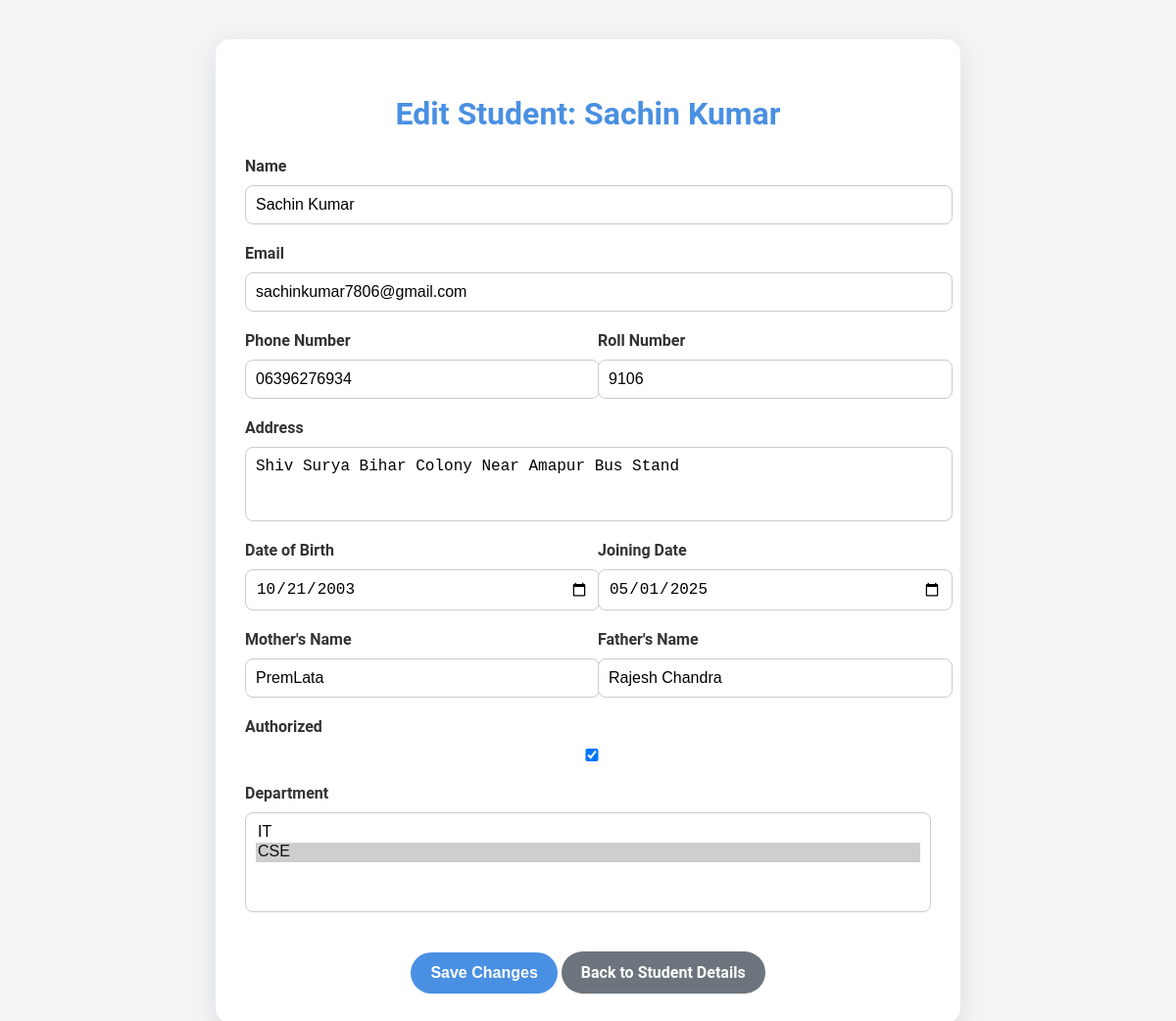
Screenshot of /student/edit/21/ with the database file from the repository.
### app1/models.py (models this page shows, shortened)
class Student(models.Model):
    name = models.CharField(max_length=255)
    email = models.EmailField(max_length=255)
    phone_number = models.CharField(max_length=15)
    face_embedding = models.JSONField(blank=True, null=True)
    authorized = models.BooleanField(default=False)
    roll_no = models.CharField(max_length=20,unique=True)
    address = models.TextField()
    date_of_birth = models.DateField()
    joining_date = models.DateField()
    mother_name = models.CharField(max_length=255)
    father_name = models.CharField(max_length=255)
    department = models.ManyToManyField(Department, related_name="students")

class Department(models.Model):
    name = models.CharField(max_length=255)
    description = models.TextField()

### app1/views.py (the view, shortened to what this page needs)
# urls.py: path('student/edit/<int:pk>/', views.student_edit, name='student-edit'),
def student_edit(request, pk):
    student = get_object_or_404(Student, pk=pk)
    departments = Department.objects.all()
    return render(request, 'student_edit.html', {
        'student': student,
        'departments': departments
    })

### templates/student_edit.html (shortened to what this page needs)
<!DOCTYPE html>
<html lang="en">
<head>
</head>
<body>
    <div class="container">
        <h2>Edit Student: {{ student.name }}</h2>
        <form method="POST">
            <div class="form-group">
                <label>Name</label>
                <input type="text" name="name" value="{{ student.name }}" required>
            </div>
            <div class="form-group">
                <label>Email</label>
                <input type="email" name="email" value="{{ student.email }}" required>
            </div>
            <div class="form-row">
                <div class="form-group">
                    <label>Phone Number</label>
                    <input type="text" name="phone_number" value="{{ student.phone_number }}" required>
                </div>
                <div class="form-group">
                    <label>Roll Number</label>
                    <input type="text" name="roll_no" value="{{ student.roll_no }}" required>
                </div>
            </div>
            <div class="form-group">
                <label>Address</label>
                <textarea name="address" rows="3">{{ student.address }}</textarea>
            </div>
            <div class="form-row">
                <div class="form-group">
                    <label>Date of Birth</label>
                    <input type="date" name="date_of_birth" value="{{ student.date_of_birth|date:'Y-m-d' }}">
                </div>
                <div class="form-group">
                    <label>Joining Date</label>
                    <input type="date" name="joining_date" value="{{ student.joining_date|date:'Y-m-d' }}">
                </div>
            </div>
            <div class="form-row">
                <div class="form-group">
                    <label>Mother's Name</label>
                    <input type="text" name="mother_name" value="{{ student.mother_name }}">
                </div>
                <div class="form-group">
                    <label>Father's Name</label>
                    <input type="text" name="father_name" value="{{ student.father_name }}">
                </div>
            </div>
            <div class="form-group">
                <label>Authorized</label>
                <input type="checkbox" name="authorized" {% if student.authorized %}checked{% endif %}>
            </div>
            <div class="form-group">
                <label>Department</label>
                <select name="department" multiple>
                    {% for dept in departments %}
                        <option value="{{ dept.id }}" {% if dept in student.department.all %}selected{% endif %}>{{ dept.name }}</option>
                    {% endfor %}
                </select>
            </div>
            <div class="actions">
                <button type="submit" class="btn btn-primary">Save Changes</button>
                <a href="{% url 'student-detail' pk=student.pk %}" class="btn btn-secondary">Back to Student Details</a>
            </div>
        </form>
    </div>
</body>
</html>

### templates/student_edit.html (style rules this page uses)
body { font-family: 'Roboto', Arial, sans-serif; background-color: #f3f4f6; margin: 0; padding: 0; }
.container { max-width: 700px; margin: 40px auto; background-color: #fff; padding: 30px; border-radius: 15px; box-shadow: 0 6px 25px rgba(0, 0, 0, 0.1); transition: box-shadow 0.3s ease-in-out; }
h2 { text-align: center; color: #4a90e2; margin-bottom: 25px; font-size: 2rem; }
form { display: flex; flex-direction: column; gap: 20px; }
.form-group { display: flex; flex-direction: column; gap: 10px; }
.form-row { display: flex; gap: 20px; }
.form-row .form-group { flex: 1; }
label { font-weight: 600; color: #333; }
input, textarea, select { width: 100%; padding: 10px; border: 1px solid #ccc; border-radius: 8px; font-size: 1rem; transition: border-color 0.3s ease, box-shadow 0.3s ease; }
textarea { resize: none; }
.btn { display: inline-block; padding: 12px 20px; border-radius: 25px; font-size: 1rem; font-weight: 600; text-decoration: none; text-align: center; transition: background-color 0.3s ease, box-shadow 0.3s ease; cursor: pointer; }
.btn-primary { background-color: #4a90e2; color: #fff; border: none; }
.btn-secondary { background-color: #6c757d; color: #fff; }
.actions { text-align: center; margin-top: 20px; }

### rows the page displays
Student: name "Sachin Kumar", email "sachinkumar7806@gmail.com", phone_number "06396276934", roll_no "9106", address "Shiv Surya Bihar Colony Near Amapur Bus Stand", date_of_birth "10/21/2003", joining_date "05/01/2025", mother_name "PremLata", father_name "Rajesh Chandra", authorized "☑", department "IT / CSE ☑"
